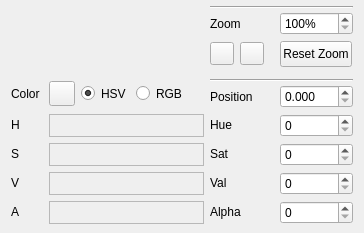
<?xml version="1.0" encoding="UTF-8"?>
<ui version="4.0">
 <comment>*********************************************************************
**
** Copyright (C) 2009 Nokia Corporation and/or its subsidiary(-ies).
** All rights reserved.
** Contact: Nokia Corporation (qt-info@nokia.com)
**
** This file is part of the tools applications of the Qt Toolkit.
**
** $QT_BEGIN_LICENSE:LGPL$
** No Commercial Usage
** This file contains pre-release code and may not be distributed.
** You may use this file in accordance with the terms and conditions
** contained in the Technology Preview License Agreement accompanying
** this package.
**
** GNU Lesser General Public License Usage
** Alternatively, this file may be used under the terms of the GNU Lesser
** General Public License version 2.1 as published by the Free Software
** Foundation and appearing in the file LICENSE.LGPL included in the
** packaging of this file.  Please review the following information to
** ensure the GNU Lesser General Public License version 2.1 requirements
** will be met: http://www.gnu.org/licenses/old-licenses/lgpl-2.1.html.
**
** In addition, as a special exception, Nokia gives you certain additional
** rights.  These rights are described in the Nokia Qt LGPL Exception
** version 1.1, included in the file LGPL_EXCEPTION.txt in this package.
**
** If you have questions regarding the use of this file, please contact
** Nokia at qt-info@nokia.com.
**
**
**
**
**
**
**
**
** $QT_END_LICENSE$
**
*********************************************************************</comment>
 <class>GradientEditor</class>
 <widget class="QWidget" name="GradientEditor">
  <property name="geometry">
   <rect>
    <x>0</x>
    <y>0</y>
    <width>364</width>
    <height>233</height>
   </rect>
  </property>
  <property name="windowTitle">
   <string>Form</string>
  </property>
  <widget class="QFrame" name="frame">
   <property name="geometry">
    <rect>
     <x>11</x>
     <y>-150</y>
     <width>193</width>
     <height>150</height>
    </rect>
   </property>
   <property name="sizePolicy">
    <sizepolicy hsizetype="Expanding" vsizetype="Expanding">
     <horstretch>0</horstretch>
     <verstretch>0</verstretch>
    </sizepolicy>
   </property>
   <property name="frameShape">
    <enum>QFrame::StyledPanel</enum>
   </property>
   <property name="frameShadow">
    <enum>QFrame::Raised</enum>
   </property>
   <layout class="QVBoxLayout">
    <property name="spacing">
     <number>6</number>
    </property>
    <property name="margin">
     <number>0</number>
    </property>
    <item>
     <widget class="QtGradientWidget" name="gradientWidget" native="true">
      <property name="sizePolicy">
       <sizepolicy hsizetype="Expanding" vsizetype="Expanding">
        <horstretch>0</horstretch>
        <verstretch>0</verstretch>
       </sizepolicy>
      </property>
      <property name="toolTip">
       <string>Gradient Editor</string>
      </property>
      <property name="whatsThis">
       <string>This area shows a preview of the gradient being edited. It also allows you to edit parameters specific to the gradient's type such as start and final point, radius, etc. by drag &amp; drop.</string>
      </property>
     </widget>
    </item>
   </layout>
  </widget>
  <widget class="QLabel" name="label1">
   <property name="enabled">
    <bool>true</bool>
   </property>
   <property name="geometry">
    <rect>
     <x>210</x>
     <y>-150</y>
     <width>64</width>
     <height>23</height>
    </rect>
   </property>
   <property name="text">
    <string>1</string>
   </property>
  </widget>
  <widget class="QDoubleSpinBox" name="spinBox1">
   <property name="geometry">
    <rect>
     <x>280</x>
     <y>-150</y>
     <width>73</width>
     <height>23</height>
    </rect>
   </property>
   <property name="keyboardTracking">
    <bool>false</bool>
   </property>
   <property name="decimals">
    <number>3</number>
   </property>
   <property name="maximum">
    <double>1.000000000000000</double>
   </property>
   <property name="singleStep">
    <double>0.010000000000000</double>
   </property>
  </widget>
  <widget class="QLabel" name="label2">
   <property name="geometry">
    <rect>
     <x>210</x>
     <y>-120</y>
     <width>64</width>
     <height>23</height>
    </rect>
   </property>
   <property name="text">
    <string>2</string>
   </property>
  </widget>
  <widget class="QDoubleSpinBox" name="spinBox2">
   <property name="geometry">
    <rect>
     <x>280</x>
     <y>-120</y>
     <width>73</width>
     <height>23</height>
    </rect>
   </property>
   <property name="keyboardTracking">
    <bool>false</bool>
   </property>
   <property name="decimals">
    <number>3</number>
   </property>
   <property name="maximum">
    <double>1.000000000000000</double>
   </property>
   <property name="singleStep">
    <double>0.010000000000000</double>
   </property>
  </widget>
  <widget class="QLabel" name="label3">
   <property name="geometry">
    <rect>
     <x>210</x>
     <y>-90</y>
     <width>64</width>
     <height>23</height>
    </rect>
   </property>
   <property name="text">
    <string>3</string>
   </property>
  </widget>
  <widget class="QDoubleSpinBox" name="spinBox3">
   <property name="geometry">
    <rect>
     <x>280</x>
     <y>-90</y>
     <width>73</width>
     <height>23</height>
    </rect>
   </property>
   <property name="keyboardTracking">
    <bool>false</bool>
   </property>
   <property name="decimals">
    <number>3</number>
   </property>
   <property name="maximum">
    <double>1.000000000000000</double>
   </property>
   <property name="singleStep">
    <double>0.010000000000000</double>
   </property>
  </widget>
  <widget class="QLabel" name="label4">
   <property name="geometry">
    <rect>
     <x>210</x>
     <y>-60</y>
     <width>64</width>
     <height>23</height>
    </rect>
   </property>
   <property name="text">
    <string>4</string>
   </property>
  </widget>
  <widget class="QDoubleSpinBox" name="spinBox4">
   <property name="geometry">
    <rect>
     <x>280</x>
     <y>-60</y>
     <width>73</width>
     <height>23</height>
    </rect>
   </property>
   <property name="keyboardTracking">
    <bool>false</bool>
   </property>
   <property name="decimals">
    <number>3</number>
   </property>
   <property name="maximum">
    <double>1.000000000000000</double>
   </property>
   <property name="singleStep">
    <double>0.010000000000000</double>
   </property>
  </widget>
  <widget class="QLabel" name="label5">
   <property name="geometry">
    <rect>
     <x>210</x>
     <y>-30</y>
     <width>64</width>
     <height>23</height>
    </rect>
   </property>
   <property name="text">
    <string>5</string>
   </property>
  </widget>
  <widget class="QDoubleSpinBox" name="spinBox5">
   <property name="geometry">
    <rect>
     <x>280</x>
     <y>-30</y>
     <width>73</width>
     <height>23</height>
    </rect>
   </property>
   <property name="keyboardTracking">
    <bool>false</bool>
   </property>
   <property name="decimals">
    <number>3</number>
   </property>
   <property name="maximum">
    <double>1.000000000000000</double>
   </property>
   <property name="singleStep">
    <double>0.010000000000000</double>
   </property>
  </widget>
  <widget class="QtGradientStopsWidget" name="gradientStopsWidget" native="true">
   <property name="geometry">
    <rect>
     <x>11</x>
     <y>6</y>
     <width>193</width>
     <height>67</height>
    </rect>
   </property>
   <property name="toolTip">
    <string>Gradient Stops Editor</string>
   </property>
   <property name="whatsThis">
    <string>This area allows you to edit gradient stops. Double click on the existing stop handle to duplicate it. Double click outside of the existing stop handles to create a new stop. Drag &amp; drop the handle to reposition it. Use right mouse button to popup context menu with extra actions.</string>
   </property>
  </widget>
  <widget class="QLabel" name="zoomLabel">
   <property name="geometry">
    <rect>
     <x>210</x>
     <y>12</y>
     <width>64</width>
     <height>23</height>
    </rect>
   </property>
   <property name="text">
    <string>Zoom</string>
   </property>
  </widget>
  <widget class="QToolButton" name="zoomAllButton">
   <property name="geometry">
    <rect>
     <x>280</x>
     <y>41</y>
     <width>72</width>
     <height>26</height>
    </rect>
   </property>
   <property name="sizePolicy">
    <sizepolicy hsizetype="Preferred" vsizetype="Fixed">
     <horstretch>0</horstretch>
     <verstretch>0</verstretch>
    </sizepolicy>
   </property>
   <property name="toolTip">
    <string>Reset Zoom</string>
   </property>
   <property name="text">
    <string>Reset Zoom</string>
   </property>
  </widget>
  <widget class="QLabel" name="positionLabel">
   <property name="geometry">
    <rect>
     <x>210</x>
     <y>85</y>
     <width>64</width>
     <height>23</height>
    </rect>
   </property>
   <property name="text">
    <string>Position</string>
   </property>
  </widget>
  <widget class="QLabel" name="hLabel">
   <property name="geometry">
    <rect>
     <x>11</x>
     <y>116</y>
     <width>32</width>
     <height>18</height>
    </rect>
   </property>
   <property name="sizePolicy">
    <sizepolicy hsizetype="Preferred" vsizetype="Fixed">
     <horstretch>0</horstretch>
     <verstretch>0</verstretch>
    </sizepolicy>
   </property>
   <property name="toolTip">
    <string>Hue</string>
   </property>
   <property name="text">
    <string>H</string>
   </property>
  </widget>
  <widget class="QFrame" name="frame_2">
   <property name="geometry">
    <rect>
     <x>49</x>
     <y>114</y>
     <width>155</width>
     <height>23</height>
    </rect>
   </property>
   <property name="sizePolicy">
    <sizepolicy hsizetype="Ignored" vsizetype="Preferred">
     <horstretch>0</horstretch>
     <verstretch>0</verstretch>
    </sizepolicy>
   </property>
   <property name="frameShape">
    <enum>QFrame::StyledPanel</enum>
   </property>
   <property name="frameShadow">
    <enum>QFrame::Raised</enum>
   </property>
   <layout class="QHBoxLayout">
    <property name="margin">
     <number>0</number>
    </property>
    <item>
     <widget class="QtColorLine" name="hueColorLine" native="true">
      <property name="sizePolicy">
       <sizepolicy hsizetype="Expanding" vsizetype="Preferred">
        <horstretch>0</horstretch>
        <verstretch>0</verstretch>
       </sizepolicy>
      </property>
      <property name="toolTip">
       <string>Hue</string>
      </property>
     </widget>
    </item>
   </layout>
  </widget>
  <widget class="QLabel" name="hueLabel">
   <property name="geometry">
    <rect>
     <x>210</x>
     <y>116</y>
     <width>64</width>
     <height>18</height>
    </rect>
   </property>
   <property name="sizePolicy">
    <sizepolicy hsizetype="Preferred" vsizetype="Fixed">
     <horstretch>0</horstretch>
     <verstretch>0</verstretch>
    </sizepolicy>
   </property>
   <property name="text">
    <string>Hue</string>
   </property>
  </widget>
  <widget class="QLabel" name="sLabel">
   <property name="geometry">
    <rect>
     <x>11</x>
     <y>145</y>
     <width>32</width>
     <height>18</height>
    </rect>
   </property>
   <property name="sizePolicy">
    <sizepolicy hsizetype="Preferred" vsizetype="Fixed">
     <horstretch>0</horstretch>
     <verstretch>0</verstretch>
    </sizepolicy>
   </property>
   <property name="toolTip">
    <string>Saturation</string>
   </property>
   <property name="text">
    <string>S</string>
   </property>
  </widget>
  <widget class="QFrame" name="frame_5">
   <property name="geometry">
    <rect>
     <x>49</x>
     <y>143</y>
     <width>155</width>
     <height>23</height>
    </rect>
   </property>
   <property name="sizePolicy">
    <sizepolicy hsizetype="Ignored" vsizetype="Preferred">
     <horstretch>0</horstretch>
     <verstretch>0</verstretch>
    </sizepolicy>
   </property>
   <property name="frameShape">
    <enum>QFrame::StyledPanel</enum>
   </property>
   <property name="frameShadow">
    <enum>QFrame::Raised</enum>
   </property>
   <layout class="QHBoxLayout">
    <property name="margin">
     <number>0</number>
    </property>
    <item>
     <widget class="QtColorLine" name="saturationColorLine" native="true">
      <property name="sizePolicy">
       <sizepolicy hsizetype="Expanding" vsizetype="Preferred">
        <horstretch>0</horstretch>
        <verstretch>0</verstretch>
       </sizepolicy>
      </property>
      <property name="toolTip">
       <string>Saturation</string>
      </property>
     </widget>
    </item>
   </layout>
  </widget>
  <widget class="QLabel" name="saturationLabel">
   <property name="geometry">
    <rect>
     <x>210</x>
     <y>145</y>
     <width>64</width>
     <height>18</height>
    </rect>
   </property>
   <property name="sizePolicy">
    <sizepolicy hsizetype="Preferred" vsizetype="Fixed">
     <horstretch>0</horstretch>
     <verstretch>0</verstretch>
    </sizepolicy>
   </property>
   <property name="text">
    <string>Sat</string>
   </property>
  </widget>
  <widget class="QLabel" name="vLabel">
   <property name="geometry">
    <rect>
     <x>11</x>
     <y>174</y>
     <width>32</width>
     <height>18</height>
    </rect>
   </property>
   <property name="sizePolicy">
    <sizepolicy hsizetype="Preferred" vsizetype="Fixed">
     <horstretch>0</horstretch>
     <verstretch>0</verstretch>
    </sizepolicy>
   </property>
   <property name="toolTip">
    <string>Value</string>
   </property>
   <property name="text">
    <string>V</string>
   </property>
  </widget>
  <widget class="QFrame" name="frame_3">
   <property name="geometry">
    <rect>
     <x>49</x>
     <y>172</y>
     <width>155</width>
     <height>23</height>
    </rect>
   </property>
   <property name="sizePolicy">
    <sizepolicy hsizetype="Ignored" vsizetype="Preferred">
     <horstretch>0</horstretch>
     <verstretch>0</verstretch>
    </sizepolicy>
   </property>
   <property name="frameShape">
    <enum>QFrame::StyledPanel</enum>
   </property>
   <property name="frameShadow">
    <enum>QFrame::Raised</enum>
   </property>
   <layout class="QHBoxLayout">
    <property name="margin">
     <number>0</number>
    </property>
    <item>
     <widget class="QtColorLine" name="valueColorLine" native="true">
      <property name="sizePolicy">
       <sizepolicy hsizetype="Expanding" vsizetype="Preferred">
        <horstretch>0</horstretch>
        <verstretch>0</verstretch>
       </sizepolicy>
      </property>
      <property name="toolTip">
       <string>Value</string>
      </property>
     </widget>
    </item>
   </layout>
  </widget>
  <widget class="QLabel" name="valueLabel">
   <property name="geometry">
    <rect>
     <x>210</x>
     <y>174</y>
     <width>64</width>
     <height>18</height>
    </rect>
   </property>
   <property name="sizePolicy">
    <sizepolicy hsizetype="Preferred" vsizetype="Fixed">
     <horstretch>0</horstretch>
     <verstretch>0</verstretch>
    </sizepolicy>
   </property>
   <property name="text">
    <string>Val</string>
   </property>
  </widget>
  <widget class="QLabel" name="aLabel">
   <property name="geometry">
    <rect>
     <x>11</x>
     <y>203</y>
     <width>32</width>
     <height>18</height>
    </rect>
   </property>
   <property name="sizePolicy">
    <sizepolicy hsizetype="Preferred" vsizetype="Fixed">
     <horstretch>0</horstretch>
     <verstretch>0</verstretch>
    </sizepolicy>
   </property>
   <property name="toolTip">
    <string>Alpha</string>
   </property>
   <property name="text">
    <string>A</string>
   </property>
  </widget>
  <widget class="QFrame" name="frame_4">
   <property name="geometry">
    <rect>
     <x>49</x>
     <y>201</y>
     <width>155</width>
     <height>23</height>
    </rect>
   </property>
   <property name="sizePolicy">
    <sizepolicy hsizetype="Ignored" vsizetype="Preferred">
     <horstretch>0</horstretch>
     <verstretch>0</verstretch>
    </sizepolicy>
   </property>
   <property name="frameShape">
    <enum>QFrame::StyledPanel</enum>
   </property>
   <property name="frameShadow">
    <enum>QFrame::Raised</enum>
   </property>
   <layout class="QHBoxLayout">
    <property name="margin">
     <number>0</number>
    </property>
    <item>
     <widget class="QtColorLine" name="alphaColorLine" native="true">
      <property name="sizePolicy">
       <sizepolicy hsizetype="Expanding" vsizetype="Preferred">
        <horstretch>0</horstretch>
        <verstretch>0</verstretch>
       </sizepolicy>
      </property>
      <property name="toolTip">
       <string>Alpha</string>
      </property>
     </widget>
    </item>
   </layout>
  </widget>
  <widget class="QLabel" name="alphaLabel">
   <property name="geometry">
    <rect>
     <x>210</x>
     <y>203</y>
     <width>64</width>
     <height>18</height>
    </rect>
   </property>
   <property name="sizePolicy">
    <sizepolicy hsizetype="Preferred" vsizetype="Fixed">
     <horstretch>0</horstretch>
     <verstretch>0</verstretch>
    </sizepolicy>
   </property>
   <property name="text">
    <string>Alpha</string>
   </property>
  </widget>
  <widget class="QComboBox" name="typeComboBox">
   <property name="geometry">
    <rect>
     <x>11</x>
     <y>-179</y>
     <width>79</width>
     <height>22</height>
    </rect>
   </property>
   <property name="toolTip">
    <string>Type</string>
   </property>
  </widget>
  <widget class="QComboBox" name="spreadComboBox">
   <property name="geometry">
    <rect>
     <x>97</x>
     <y>-179</y>
     <width>72</width>
     <height>22</height>
    </rect>
   </property>
   <property name="toolTip">
    <string>Spread</string>
   </property>
  </widget>
  <widget class="QLabel" name="colorLabel">
   <property name="geometry">
    <rect>
     <x>11</x>
     <y>79</y>
     <width>32</width>
     <height>29</height>
    </rect>
   </property>
   <property name="sizePolicy">
    <sizepolicy hsizetype="Fixed" vsizetype="Preferred">
     <horstretch>0</horstretch>
     <verstretch>0</verstretch>
    </sizepolicy>
   </property>
   <property name="text">
    <string>Color</string>
   </property>
  </widget>
  <widget class="QtColorButton" name="colorButton">
   <property name="geometry">
    <rect>
     <x>49</x>
     <y>81</y>
     <width>26</width>
     <height>25</height>
    </rect>
   </property>
   <property name="toolTip">
    <string>Current stop's color</string>
   </property>
   <property name="text">
    <string/>
   </property>
  </widget>
  <widget class="QRadioButton" name="hsvRadioButton">
   <property name="geometry">
    <rect>
     <x>81</x>
     <y>82</y>
     <width>49</width>
     <height>23</height>
    </rect>
   </property>
   <property name="sizePolicy">
    <sizepolicy hsizetype="Fixed" vsizetype="Fixed">
     <horstretch>0</horstretch>
     <verstretch>0</verstretch>
    </sizepolicy>
   </property>
   <property name="toolTip">
    <string>Show HSV specification</string>
   </property>
   <property name="text">
    <string>HSV</string>
   </property>
   <property name="checked">
    <bool>true</bool>
   </property>
  </widget>
  <widget class="QRadioButton" name="rgbRadioButton">
   <property name="geometry">
    <rect>
     <x>136</x>
     <y>82</y>
     <width>49</width>
     <height>23</height>
    </rect>
   </property>
   <property name="sizePolicy">
    <sizepolicy hsizetype="Fixed" vsizetype="Fixed">
     <horstretch>0</horstretch>
     <verstretch>0</verstretch>
    </sizepolicy>
   </property>
   <property name="toolTip">
    <string>Show RGB specification</string>
   </property>
   <property name="text">
    <string>RGB</string>
   </property>
  </widget>
  <widget class="QWidget" name="positionWidget" native="true">
   <property name="geometry">
    <rect>
     <x>280</x>
     <y>85</y>
     <width>73</width>
     <height>23</height>
    </rect>
   </property>
   <layout class="QVBoxLayout">
    <property name="margin">
     <number>0</number>
    </property>
    <item>
     <widget class="QDoubleSpinBox" name="positionSpinBox">
      <property name="toolTip">
       <string>Current stop's position</string>
      </property>
      <property name="keyboardTracking">
       <bool>false</bool>
      </property>
      <property name="decimals">
       <number>3</number>
      </property>
      <property name="minimum">
       <double>0.000000000000000</double>
      </property>
      <property name="maximum">
       <double>1.000000000000000</double>
      </property>
      <property name="singleStep">
       <double>0.010000000000000</double>
      </property>
      <property name="value">
       <double>0.000000000000000</double>
      </property>
     </widget>
    </item>
   </layout>
  </widget>
  <widget class="QWidget" name="hueWidget" native="true">
   <property name="geometry">
    <rect>
     <x>280</x>
     <y>114</y>
     <width>73</width>
     <height>23</height>
    </rect>
   </property>
   <layout class="QVBoxLayout">
    <property name="margin">
     <number>0</number>
    </property>
    <item>
     <widget class="QSpinBox" name="hueSpinBox">
      <property name="keyboardTracking">
       <bool>false</bool>
      </property>
      <property name="maximum">
       <number>359</number>
      </property>
     </widget>
    </item>
   </layout>
  </widget>
  <widget class="QWidget" name="saturationWidget" native="true">
   <property name="geometry">
    <rect>
     <x>280</x>
     <y>143</y>
     <width>73</width>
     <height>23</height>
    </rect>
   </property>
   <layout class="QVBoxLayout">
    <property name="margin">
     <number>0</number>
    </property>
    <item>
     <widget class="QSpinBox" name="saturationSpinBox">
      <property name="keyboardTracking">
       <bool>false</bool>
      </property>
      <property name="maximum">
       <number>255</number>
      </property>
     </widget>
    </item>
   </layout>
  </widget>
  <widget class="QWidget" name="valueWidget" native="true">
   <property name="geometry">
    <rect>
     <x>280</x>
     <y>172</y>
     <width>73</width>
     <height>23</height>
    </rect>
   </property>
   <layout class="QVBoxLayout">
    <property name="margin">
     <number>0</number>
    </property>
    <item>
     <widget class="QSpinBox" name="valueSpinBox">
      <property name="keyboardTracking">
       <bool>false</bool>
      </property>
      <property name="maximum">
       <number>255</number>
      </property>
     </widget>
    </item>
   </layout>
  </widget>
  <widget class="QWidget" name="alphaWidget" native="true">
   <property name="geometry">
    <rect>
     <x>280</x>
     <y>201</y>
     <width>73</width>
     <height>23</height>
    </rect>
   </property>
   <layout class="QVBoxLayout">
    <property name="margin">
     <number>0</number>
    </property>
    <item>
     <widget class="QSpinBox" name="alphaSpinBox">
      <property name="keyboardTracking">
       <bool>false</bool>
      </property>
      <property name="maximum">
       <number>255</number>
      </property>
     </widget>
    </item>
   </layout>
  </widget>
  <widget class="QWidget" name="zoomWidget" native="true">
   <property name="geometry">
    <rect>
     <x>280</x>
     <y>12</y>
     <width>73</width>
     <height>23</height>
    </rect>
   </property>
   <layout class="QVBoxLayout">
    <property name="margin">
     <number>0</number>
    </property>
    <item>
     <widget class="QSpinBox" name="zoomSpinBox">
      <property name="keyboardTracking">
       <bool>false</bool>
      </property>
      <property name="suffix">
       <string>%</string>
      </property>
      <property name="minimum">
       <number>100</number>
      </property>
      <property name="maximum">
       <number>10000</number>
      </property>
      <property name="singleStep">
       <number>100</number>
      </property>
      <property name="value">
       <number>100</number>
      </property>
     </widget>
    </item>
   </layout>
  </widget>
  <widget class="QWidget" name="line1Widget" native="true">
   <property name="geometry">
    <rect>
     <x>210</x>
     <y>0</y>
     <width>143</width>
     <height>16</height>
    </rect>
   </property>
   <layout class="QVBoxLayout">
    <property name="margin">
     <number>0</number>
    </property>
    <item>
     <widget class="Line" name="line1">
      <property name="orientation">
       <enum>Qt::Horizontal</enum>
      </property>
     </widget>
    </item>
   </layout>
  </widget>
  <widget class="QWidget" name="line2Widget" native="true">
   <property name="geometry">
    <rect>
     <x>210</x>
     <y>73</y>
     <width>143</width>
     <height>16</height>
    </rect>
   </property>
   <layout class="QVBoxLayout">
    <property name="margin">
     <number>0</number>
    </property>
    <item>
     <widget class="Line" name="line2">
      <property name="orientation">
       <enum>Qt::Horizontal</enum>
      </property>
     </widget>
    </item>
   </layout>
  </widget>
  <widget class="QWidget" name="zoomButtonsWidget" native="true">
   <property name="geometry">
    <rect>
     <x>210</x>
     <y>41</y>
     <width>64</width>
     <height>26</height>
    </rect>
   </property>
   <property name="sizePolicy">
    <sizepolicy hsizetype="Maximum" vsizetype="Preferred">
     <horstretch>0</horstretch>
     <verstretch>0</verstretch>
    </sizepolicy>
   </property>
   <layout class="QHBoxLayout">
    <property name="margin">
     <number>0</number>
    </property>
    <item>
     <widget class="QToolButton" name="zoomInButton">
      <property name="toolTip">
       <string>Zoom In</string>
      </property>
     </widget>
    </item>
    <item>
     <widget class="QToolButton" name="zoomOutButton">
      <property name="toolTip">
       <string>Zoom Out</string>
      </property>
     </widget>
    </item>
    <item>
     <spacer>
      <property name="orientation">
       <enum>Qt::Horizontal</enum>
      </property>
      <property name="sizeHint" stdset="0">
       <size>
        <width>0</width>
        <height>20</height>
       </size>
      </property>
     </spacer>
    </item>
   </layout>
  </widget>
  <widget class="QToolButton" name="detailsButton">
   <property name="geometry">
    <rect>
     <x>177</x>
     <y>-179</y>
     <width>25</width>
     <height>22</height>
    </rect>
   </property>
   <property name="sizePolicy">
    <sizepolicy hsizetype="Fixed" vsizetype="Ignored">
     <horstretch>0</horstretch>
     <verstretch>0</verstretch>
    </sizepolicy>
   </property>
   <property name="toolTip">
    <string>Toggle details extension</string>
   </property>
   <property name="text">
    <string>&gt;</string>
   </property>
   <property name="checkable">
    <bool>true</bool>
   </property>
   <property name="autoRaise">
    <bool>true</bool>
   </property>
  </widget>
  <widget class="QToolButton" name="linearButton">
   <property name="geometry">
    <rect>
     <x>11</x>
     <y>-209</y>
     <width>30</width>
     <height>26</height>
    </rect>
   </property>
   <property name="toolTip">
    <string>Linear Type</string>
   </property>
   <property name="text">
    <string>...</string>
   </property>
   <property name="checkable">
    <bool>true</bool>
   </property>
   <property name="autoRaise">
    <bool>true</bool>
   </property>
  </widget>
  <widget class="QToolButton" name="radialButton">
   <property name="geometry">
    <rect>
     <x>41</x>
     <y>-209</y>
     <width>30</width>
     <height>26</height>
    </rect>
   </property>
   <property name="toolTip">
    <string>Radial Type</string>
   </property>
   <property name="text">
    <string>...</string>
   </property>
   <property name="checkable">
    <bool>true</bool>
   </property>
   <property name="autoRaise">
    <bool>true</bool>
   </property>
  </widget>
  <widget class="QToolButton" name="conicalButton">
   <property name="geometry">
    <rect>
     <x>71</x>
     <y>-209</y>
     <width>30</width>
     <height>26</height>
    </rect>
   </property>
   <property name="toolTip">
    <string>Conical Type</string>
   </property>
   <property name="text">
    <string>...</string>
   </property>
   <property name="checkable">
    <bool>true</bool>
   </property>
   <property name="autoRaise">
    <bool>true</bool>
   </property>
  </widget>
  <widget class="QToolButton" name="padButton">
   <property name="geometry">
    <rect>
     <x>111</x>
     <y>-209</y>
     <width>30</width>
     <height>26</height>
    </rect>
   </property>
   <property name="toolTip">
    <string>Pad Spread</string>
   </property>
   <property name="text">
    <string>...</string>
   </property>
   <property name="checkable">
    <bool>true</bool>
   </property>
   <property name="autoRaise">
    <bool>true</bool>
   </property>
  </widget>
  <widget class="QToolButton" name="repeatButton">
   <property name="geometry">
    <rect>
     <x>141</x>
     <y>-209</y>
     <width>30</width>
     <height>26</height>
    </rect>
   </property>
   <property name="toolTip">
    <string>Repeat Spread</string>
   </property>
   <property name="text">
    <string>...</string>
   </property>
   <property name="checkable">
    <bool>true</bool>
   </property>
   <property name="autoRaise">
    <bool>true</bool>
   </property>
  </widget>
  <widget class="QToolButton" name="reflectButton">
   <property name="geometry">
    <rect>
     <x>171</x>
     <y>-209</y>
     <width>30</width>
     <height>26</height>
    </rect>
   </property>
   <property name="toolTip">
    <string>Reflect Spread</string>
   </property>
   <property name="text">
    <string>...</string>
   </property>
   <property name="checkable">
    <bool>true</bool>
   </property>
   <property name="autoRaise">
    <bool>true</bool>
   </property>
  </widget>
 </widget>
 <customwidgets>
  <customwidget>
   <class>QtColorButton</class>
   <extends>QToolButton</extends>
   <header>qtcolorbutton.h</header>
  </customwidget>
  <customwidget>
   <class>QtColorLine</class>
   <extends>QWidget</extends>
   <header>qtcolorline.h</header>
   <container>1</container>
  </customwidget>
  <customwidget>
   <class>QtGradientStopsWidget</class>
   <extends>QWidget</extends>
   <header>qtgradientstopswidget.h</header>
   <container>1</container>
  </customwidget>
  <customwidget>
   <class>QtGradientWidget</class>
   <extends>QWidget</extends>
   <header>qtgradientwidget.h</header>
   <container>1</container>
  </customwidget>
 </customwidgets>
 <tabstops>
  <tabstop>typeComboBox</tabstop>
  <tabstop>spreadComboBox</tabstop>
  <tabstop>detailsButton</tabstop>
  <tabstop>spinBox1</tabstop>
  <tabstop>spinBox2</tabstop>
  <tabstop>spinBox3</tabstop>
  <tabstop>spinBox4</tabstop>
  <tabstop>spinBox5</tabstop>
  <tabstop>zoomSpinBox</tabstop>
  <tabstop>zoomInButton</tabstop>
  <tabstop>zoomOutButton</tabstop>
  <tabstop>zoomAllButton</tabstop>
  <tabstop>colorButton</tabstop>
  <tabstop>hsvRadioButton</tabstop>
  <tabstop>rgbRadioButton</tabstop>
  <tabstop>positionSpinBox</tabstop>
  <tabstop>hueSpinBox</tabstop>
  <tabstop>saturationSpinBox</tabstop>
  <tabstop>valueSpinBox</tabstop>
  <tabstop>alphaSpinBox</tabstop>
 </tabstops>
 <resources/>
 <connections/>
</ui>
